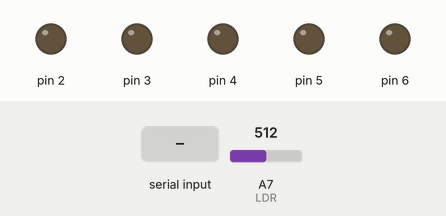
This sketch was run on a simulated Arduino Nano, built with avr-gcc and run on an emulated ATmega328P. Parts: output pins drawn as LEDs (lit = HIGH). The inputs (shaded band) are chosen by the test bench; at power-on: A7 (LDR) = 512. What the sketch prints to the serial monitor is not drawn.

Above: at 1.2 s.
1.3 s: byte 30 received over Serial
At 2.2 s:
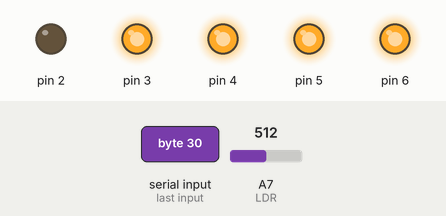
2.8 s: byte 90 received over Serial
At 3.4 s:
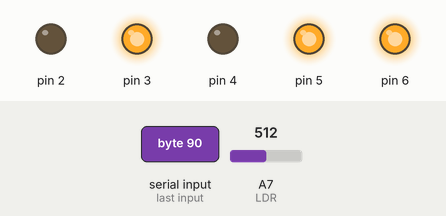
4.3 s: byte 120 received over Serial
At 4.7 s:
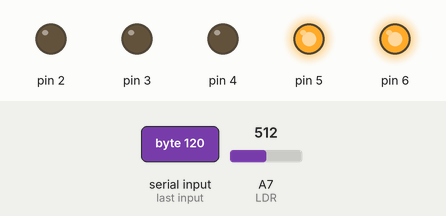
Timing chart, 0 to 7.3 s (numbered marks = the images above; inputs shaded):
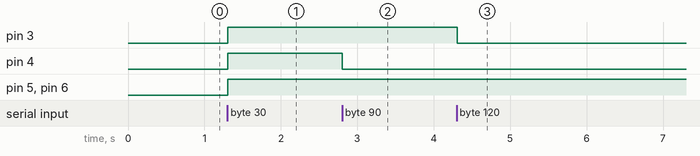

Measured:
- after the input at 1.3 s, pin 3–6: LOW → HIGH at once
- after the input at 2.8 s, pin 4: HIGH → LOW at once
- after the input at 4.3 s, pin 3: HIGH → LOW at once

The sketch:

pracCreativaArduino.ino
```cpp
/*
    Author: Ramon Heras
    Date: 8th Feb 2020
*/


#include "LedStrip.h"

#define LDR A7

LedStrip strip(2, 5);
char data;

void setup(){
    pinMode(LDR, INPUT);

    Serial.begin(9600);
    strip.begin();
}


void loop(){
    char data = map(analogRead(LDR), 0, 1024, 0, 100)

    ;
    Serial.write(data);
    delay(100);

    if (Serial.available() > 0) {
        data = Serial.read();
        strip.set(data);
    }


    //delay(100);
}
```

LedStrip.h
```cpp
/*
    Author: Ramon Heras
    Date: 8th Feb 2020
*/


#ifndef LEDSTRIP
#define LEDSTRIP

class LedStrip{

    public:
        LedStrip(int firstPin, int nLeds)
          : _firstPin(firstPin), _nLeds(nLeds){}

        void begin(){
            for(int i=0; i<_nLeds; i++)
                pinMode(i+_firstPin, OUTPUT);
        }

        void turnON(int led){
            if(led < _nLeds)
                digitalWrite(led+_firstPin, HIGH);
        }

        void turnOFF(int led){
            if(led < _nLeds)
                digitalWrite(led+_firstPin, LOW);
        }

        void setLevel(int lvl){
            if(lvl < 0)
                lvl = 0;
            else if(lvl > _nLeds)
                lvl = _nLeds;

            for(int i=0; i < lvl; ++i)
                turnON(i);
            for(int i=lvl; i<_nLeds; ++i)
                turnOFF(i);
        }

        void set(int val){
            int mmax;

            if(_nLeds < 8)
                mmax = _nLeds;
            else
                mmax = 8;

            for(int i=0; i<mmax; ++i)
                if((val & (1 << i)) != 0)
                    turnON(i);
                else
                    turnOFF(i);
      }

    private:
        int _firstPin, _nLeds;

};

#endif
```
